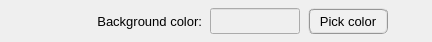
              <widget class="QFrame" name="frame_background_color">
               <property name="minimumSize">
                <size>
                 <width>320</width>
                 <height>42</height>
                </size>
               </property>
               <property name="maximumSize">
                <size>
                 <width>500</width>
                 <height>42</height>
                </size>
               </property>
               <property name="frameShape">
                <enum>QFrame::NoFrame</enum>
               </property>
               <property name="frameShadow">
                <enum>QFrame::Raised</enum>
               </property>
               <layout class="QGridLayout" name="gridLayout_18">
                <property name="leftMargin">
                 <number>4</number>
                </property>
                <property name="topMargin">
                 <number>4</number>
                </property>
                <property name="rightMargin">
                 <number>4</number>
                </property>
                <property name="bottomMargin">
                 <number>4</number>
                </property>
                <property name="horizontalSpacing">
                 <number>8</number>
                </property>
                <property name="verticalSpacing">
                 <number>4</number>
                </property>
                <item row="0" column="3">
                 <widget class="QPushButton" name="pushButton_background_color">
                  <property name="minimumSize">
                   <size>
                    <width>80</width>
                    <height>26</height>
                   </size>
                  </property>
                  <property name="maximumSize">
                   <size>
                    <width>80</width>
                    <height>26</height>
                   </size>
                  </property>
                  <property name="font">
                   <font>
                    <pointsize>10</pointsize>
                   </font>
                  </property>
                  <property name="styleSheet">
                   <string notr="true">QPushButton{border-radius: 6px; border-color: rgb(150, 150, 150); border-style: ridge; border-width: 2px; color: rgb(0, 0, 0); background-color: rgb(240, 240, 240)}
QPushButton:hover{border-radius: 6px; border-color: rgb(0, 170, 255); border-style: ridge; border-width: 2px; color: rgb(0, 0, 0); background-color: rgba(174, 213, 255, 100)}
QPushButton:pressed{border-radius: 6px; border-color: rgb(0, 170, 255); border-style: ridge; border-width: 2px; color: rgb(0, 0, 0); background-color: rgb(174, 213, 255)}
QPushButton:disabled{border-radius: 6px; border-color: rgb(150, 150, 150); border-style: ridge; border-width: 0px; color: rgb(150,150, 150); background-color: rgb(220, 220, 220)}</string>
                  </property>
                  <property name="text">
                   <string>Pick color</string>
                  </property>
                 </widget>
                </item>
                <item row="0" column="2">
                 <widget class="QLineEdit" name="lineEdit_background_color">
                  <property name="enabled">
                   <bool>false</bool>
                  </property>
                  <property name="minimumSize">
                   <size>
                    <width>90</width>
                    <height>26</height>
                   </size>
                  </property>
                  <property name="maximumSize">
                   <size>
                    <width>90</width>
                    <height>26</height>
                   </size>
                  </property>
                  <property name="font">
                   <font>
                    <family>Arial</family>
                    <pointsize>11</pointsize>
                    <weight>75</weight>
                    <italic>false</italic>
                    <bold>true</bold>
                   </font>
                  </property>
                  <property name="styleSheet">
                   <string notr="true"/>
                  </property>
                  <property name="alignment">
                   <set>Qt::AlignCenter</set>
                  </property>
                 </widget>
                </item>
                <item row="0" column="1">
                 <widget class="QLabel" name="label_10">
                  <property name="minimumSize">
                   <size>
                    <width>160</width>
                    <height>32</height>
                   </size>
                  </property>
                  <property name="maximumSize">
                   <size>
                    <width>160</width>
                    <height>32</height>
                   </size>
                  </property>
                  <property name="font">
                   <font>
                    <pointsize>10</pointsize>
                    <weight>50</weight>
                    <bold>false</bold>
                   </font>
                  </property>
                  <property name="frameShape">
                   <enum>QFrame::NoFrame</enum>
                  </property>
                  <property name="frameShadow">
                   <enum>QFrame::Raised</enum>
                  </property>
                  <property name="text">
                   <string>Background color:</string>
                  </property>
                  <property name="alignment">
                   <set>Qt::AlignRight|Qt::AlignTrailing|Qt::AlignVCenter</set>
                  </property>
                 </widget>
                </item>
                <item row="0" column="4">
                 <spacer name="horizontalSpacer_4">
                  <property name="orientation">
                   <enum>Qt::Horizontal</enum>
                  </property>
                  <property name="sizeHint" stdset="0">
                   <size>
                    <width>40</width>
                    <height>20</height>
                   </size>
                  </property>
                 </spacer>
                </item>
                <item row="0" column="0">
                 <widget class="QFrame" name="frame_4">
                  <property name="minimumSize">
                   <size>
                    <width>30</width>
                    <height>0</height>
                   </size>
                  </property>
                  <property name="frameShape">
                   <enum>QFrame::NoFrame</enum>
                  </property>
                  <property name="frameShadow">
                   <enum>QFrame::Raised</enum>
                  </property>
                  <layout class="QGridLayout" name="gridLayout_5">
                   <property name="leftMargin">
                    <number>0</number>
                   </property>
                   <property name="topMargin">
                    <number>0</number>
                   </property>
                   <property name="rightMargin">
                    <number>0</number>
                   </property>
                   <property name="bottomMargin">
                    <number>0</number>
                   </property>
                   <property name="spacing">
                    <number>0</number>
                   </property>
                  </layout>
                 </widget>
                </item>
               </layout>
              </widget>
